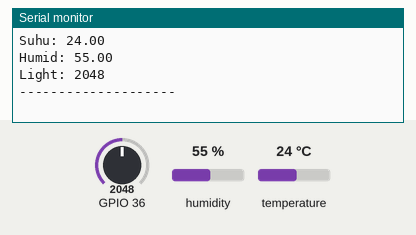
Recording of a sketch running on a simulated ESP32. On the bench: the last lines printed to the serial monitor. Inputs (shaded band) come from the test bench; at power-on: humidity 55 %, GPIO 36 = 2048, temperature 24 °C. WiFi joins after 1.5 s; servers stay silent unless stated; no MQTT or app messages arrive unless stated.

Above: at 2.7 s.
2.8 s: humidity set to 22 %
At 5.0 s:
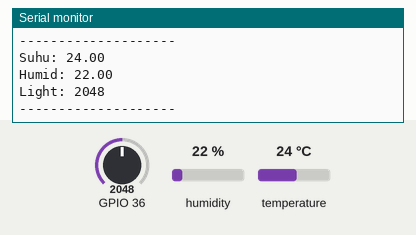
6.6 s: GPIO 36 set to 2866
At 8.7 s:
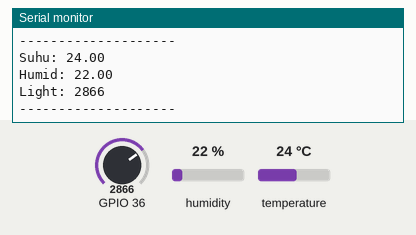
10.4 s: temperature set to 12 °C
14.2 s: GPIO 36 set to 3603
At 17.6 s:
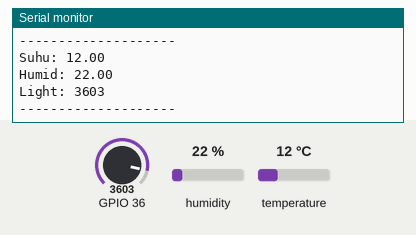
18.0 s: humidity set to 40 %
At 20.1 s:
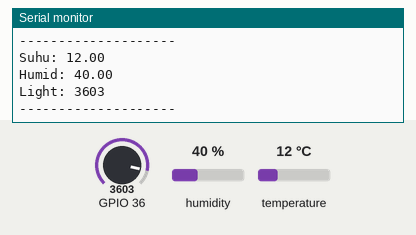
Timing chart, 0 to 21.6 s (numbered marks = the images above; inputs shaded):
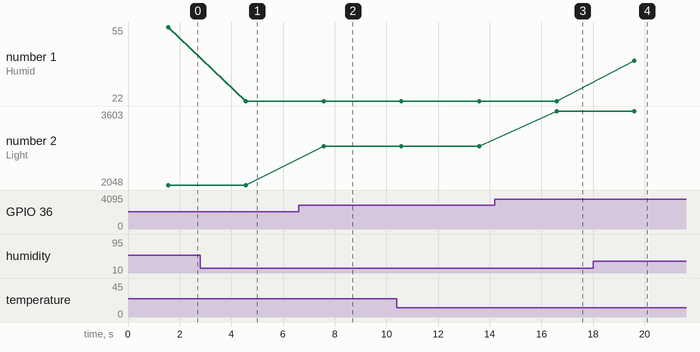

Measured:
- after the input at 2.8 s, the serial monitor: prints a new line after 1.8 s (image 1)
- after the input at 6.6 s, the serial monitor: prints a new line after 0.97 s (image 2)
- after the input at 14.2 s, the serial monitor: prints a new line after 2.4 s (image 3)
- after the input at 18.0 s, the serial monitor: prints a new line after 1.6 s (image 4)
- plotted number 1: 55 → 22 after the input at 2.8 s, 22 → 40 after the input at 18.0 s
- plotted number 2: 2048 → 2866 after the input at 6.6 s, 2866 → 3603 after the input at 14.2 s

The sketch:

sketch.ino
```cpp
#include <WiFi.h>
#include <PubSubClient.h>
#include <DHT.h>

#define DHTPIN 15
#define DHTTYPE DHT22
DHT dht(DHTPIN, DHTTYPE);

const char* ssid     = "Wokwi-GUEST";
const char* password = "";

const char* mqtt_server = "broker.emqx.io"; // broker publik

WiFiClient espClient;
PubSubClient client(espClient);

void reconnect() {
  while (!client.connected()) {
    if (client.connect("ESP32SensorDHT22")) {
      // Connected
    } else {
      delay(1000);
    }
  }
}

void setup() {
  Serial.begin(115200);
  dht.begin();

  WiFi.begin(ssid, password);
  while (WiFi.status() != WL_CONNECTED) {
    delay(300);
  }

  client.setServer(mqtt_server, 1883);
}

void loop() {
  if (!client.connected()) {
    reconnect();
  }
  client.loop();

  float suhu = dht.readTemperature();
  float humid = dht.readHumidity();
  int light = analogRead(36);           // GPIO36 (A0)

  // Pastikan tidak NaN
  if (isnan(suhu) || isnan(humid)) {
    Serial.println("Failed to read from DHT22 sensor!");
    return;
  }

  // Publish ke MQTT
  client.publish("sensor/suhu", String(suhu).c_str());
  client.publish("sensor/humid", String(humid).c_str());
  client.publish("sensor/light", String(light).c_str());

  // Debug Serial
  Serial.print("Suhu: ");
  Serial.println(suhu);
  Serial.print("Humid: ");
  Serial.println(humid);
  Serial.print("Light: ");
  Serial.println(light);
  Serial.println("--------------------");

  delay(3000);
}
```
